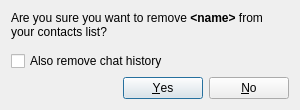
<?xml version="1.0" encoding="UTF-8"?>
<ui version="4.0">
 <class>RemoveFriendDialog</class>
 <widget class="QDialog" name="RemoveFriendDialog">
  <property name="geometry">
   <rect>
    <x>0</x>
    <y>0</y>
    <width>300</width>
    <height>110</height>
   </rect>
  </property>
  <property name="minimumSize">
   <size>
    <width>300</width>
    <height>110</height>
   </size>
  </property>
  <property name="windowTitle">
   <string>Remove friend</string>
  </property>
  <layout class="QVBoxLayout" name="verticalLayout">
   <item>
    <widget class="QLabel" name="label">
     <property name="text">
      <string>&lt;html&gt;&lt;head/&gt;&lt;body&gt;&lt;p&gt;Are you sure you want to remove &lt;span style=&quot; font-weight:600;&quot;&gt;&amp;lt;name&amp;gt;&lt;/span&gt; from your contacts list?&lt;/p&gt;&lt;/body&gt;&lt;/html&gt;</string>
     </property>
     <property name="alignment">
      <set>Qt::AlignLeading|Qt::AlignLeft|Qt::AlignTop</set>
     </property>
     <property name="wordWrap">
      <bool>true</bool>
     </property>
    </widget>
   </item>
   <item>
    <widget class="QCheckBox" name="removeHistory">
     <property name="text">
      <string>Also remove chat history</string>
     </property>
    </widget>
   </item>
   <item>
    <widget class="QDialogButtonBox" name="buttonBox">
     <property name="orientation">
      <enum>Qt::Horizontal</enum>
     </property>
     <property name="standardButtons">
      <set>QDialogButtonBox::No|QDialogButtonBox::Yes</set>
     </property>
    </widget>
   </item>
  </layout>
 </widget>
 <resources/>
 <connections>
  <connection>
   <sender>buttonBox</sender>
   <signal>accepted()</signal>
   <receiver>RemoveFriendDialog</receiver>
   <slot>accept()</slot>
   <hints>
    <hint type="sourcelabel">
     <x>248</x>
     <y>254</y>
    </hint>
    <hint type="destinationlabel">
     <x>157</x>
     <y>274</y>
    </hint>
   </hints>
  </connection>
  <connection>
   <sender>buttonBox</sender>
   <signal>rejected()</signal>
   <receiver>RemoveFriendDialog</receiver>
   <slot>reject()</slot>
   <hints>
    <hint type="sourcelabel">
     <x>316</x>
     <y>260</y>
    </hint>
    <hint type="destinationlabel">
     <x>286</x>
     <y>274</y>
    </hint>
   </hints>
  </connection>
 </connections>
</ui>
